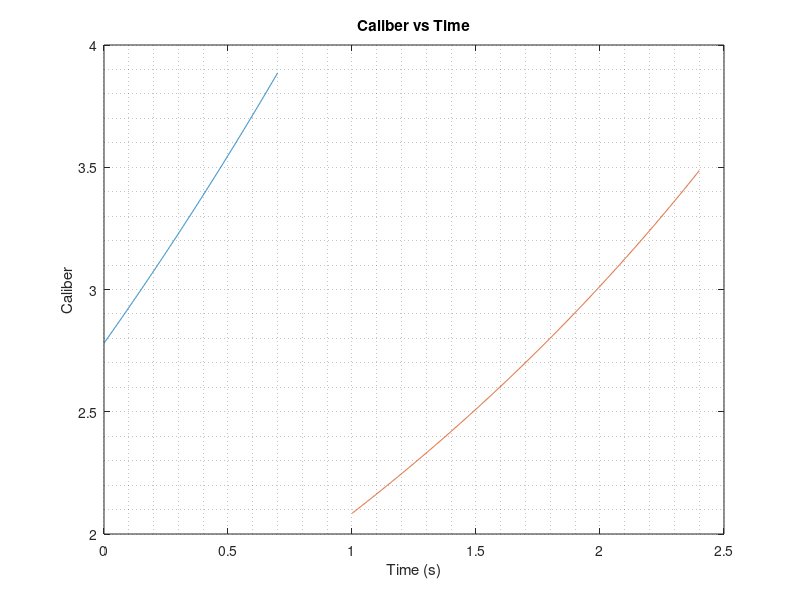

Write the MATLAB code that produced this figure.
% Calculated the CG, CP and plots the caliber of a 2 stage rocket

% Mass in kilograms (kg)
% Distance in meters (m)
% Time in seconds (s)


% Time Resolution
res = 1000;

% Booster and Sustainer Time Values
Tboost     = .7;   
Tsust      = 1.7;   

%% Lengths: In Meters (m)
% Main Components:
Lnosecone        = .500;  
Lshoulder        = .090;
Lebay            = .200;
Lsustbodytube    = .660; 
Lforwardfins     = .200;
Lstagingcoupler  = .200;
Lboosterbodytube = .600;
Laftfins         = .110;
Lboost           = .320;    
Lsust            = .320;

% Internal electronics (m)  
Lbattery       = 0.0265;      
Laltimeter     = 0.0996;
LSEDSaltimeter = 0.06985;
Lswitch        = 0.01;

% Internal pieces (m)
Ldrogueparachute  = 0.04;
Lmainparachute    = 0.06;  
Lboosterparachute = 0.05;

% Coupler BodyTube Pieces
LcouplerBodyTube = .02;  %(m)

% Motor Hang
motorhang = .03; 

%% Distances: Centroid Calculations from the Tip of Nosecone to the middle of the component


% Main Components: 
Dnosecone        = Lnosecone*.666;
Dshoulder        = Lnosecone + Lshoulder/2;
Debay            = Dshoulder + Lshoulder/2  + LcouplerBodyTube/2;
Dsustbodytube    = Debay + LcouplerBodyTube/2 + Lsustbodytube/2;
Dforwardfins     = Dsustbodytube + Lsustbodytube/2 - Lforwardfins/2;
Dstagingcoupler  = Dforwardfins + Lforwardfins/2 + LcouplerBodyTube/2;
Dsust            = Dstagingcoupler - LcouplerBodyTube/2 - Lsust/2 + motorhang;
Dboosterbodytube = Dstagingcoupler + LcouplerBodyTube/2 + Lboosterbodytube/2;
Daftfins         = Dstagingcoupler + LcouplerBodyTube/2 + Lboosterbodytube - Laftfins/2;
Dboost           = Dstagingcoupler + LcouplerBodyTube/2 + Lboosterbodytube - Lboost/2 + motorhang; 

% Internal Components: Marks the beginning of the Component
xbattery            = 0.14;    % From forward of E-Bay Bulk Plate
xaltimeter          = 0.03;    % From forward of E-Bay Bulk Plate
xswitch             = 0.02;    % From forward of E-Bay Bulk Plate
xSEDSaltimeter      = 0.22;    % From forward of Nosecone

xdrogueparachute    = 0.45;    % From forward of Nosecone
xmainparachute      = 0.12;    % From aft of E-Bay Bulk Plate
xboosterparachute   = 0.12;    % From aft of Coupler Bulk Plate

xcenteringring1     = 0.25;   % From aft of Sustainer Body Tube (-)
xcenteringring2     = 0.08;   % From aft of Sustainer Body Tube (-)
xcenteringring3     = 0.01;   % From aft of Booster Body Tube (-)
xcenteringring4     = 0.12;   % From aft of Booster Body Tube (-)

% Internal Electronics:
Dbattery       = Lnosecone + xbattery + Lbattery/2;       % Offset from E-Bay Forward Bulk Plate 
Daltimeter     = Lnosecone + xaltimeter + Laltimeter/2;   % Offset from E-Bay Forward Bulk Plate
Dswitch        = Lnosecone + xswitch + Lswitch/2;         % Offset from E-Bay Forward Bulk Plate
DSEDSaltimeter = xSEDSaltimeter + LSEDSaltimeter/2;       % Offset from Nose Cone Forward

% Recovery Components:

Ddrogueparachute    = xdrogueparachute + Ldrogueparachute/2;                                                                % Offset from Nosecone Forward
Dmainparachute      = Lnosecone + Lebay + xmainparachute + Lmainparachute/2;                                                % Offset from E-bay Aft
Dboosterparachute   = Dstagingcoupler + LcouplerBodyTube/2 + Lstagingcoupler/2 + xboosterparachute + Lboosterparachute/2;   % Offset from Staging Coupler Aft


% Engine Retainment:
Dcenteringring1      = Dsustbodytube + Lsustbodytube/2 - xcenteringring1;       % Offset from Sustainer Body Tube Aft
Dcenteringring2      = Dsustbodytube + Lsustbodytube/2 - xcenteringring2;       % Offset from Sustainer Body Tube Aft
Dcenteringring3      = Dboosterbodytube + Lsustbodytube/2 - xcenteringring3;    % Offset from Booster Body Tube Aft
Dcenteringring4      = Dboosterbodytube + Lsustbodytube/2 - xcenteringring4;    % Offset from Booster Body Tube Aft


%% Masses (kg)
% Mass of Components
Mnosecone        = .063;
Mshoulder        = .000;
Mebay            = .120;
Msustbodytube    = .169;
Mforwardfins     = .104;
Mstagingcoupler  = .045;    
Mboosterbodytube = .165;    
Maftfins         = .084;   
Mboostinit       = .294;    % Initial mass of booster
Msustinit        = .349;    % Initial mass of sustainer 
Mboostprop       = .132;    % Mass of total propellant
Msustprop        = .185;    % Mass of total propellant


% Internal electronics (kg)  
Mbattery       = 0.045;      
Maltimeter     = 0.002;
MSEDSaltimeter = 0.016;
Mswitch        = 0.000;

% Internal pieces (kg)
Mdrogueparachute    = 0;
Mmainparachute      = 0;
Mboosterparachute   = 0;   
Mcenteringring      = 0;

%% Create a vector of values of the Center of Gravity through the entire flight

% Create array CG that follows the whole 
% rocket from launch till booster seperation

tb      = linspace(0,Tboost,res);             % 1000 different times of flight from 0 to .7 seconds
Mboost  = Mboostinit-(Mboostprop/Tboost)*tb;  % Mass of the booster during flight
CGBoost = Mboost.*Dboost;                     % Center of Gravity of booster during flight

Mtot    = Mboost + Msustinit + Mnosecone + Mshoulder + Mebay + Msustbodytube + Mforwardfins + Mstagingcoupler + Mboosterbodytube...               % Total mass of sustainer and
    + Maftfins + Mbattery + Maltimeter + MSEDSaltimeter + Mswitch + Mdrogueparachute + Mboosterparachute + Mmainparachute + 4*Mcenteringring;     % booster through flight

CGboostsust      = (CGBoost + Dnosecone*Mnosecone + Dshoulder*Mshoulder + Debay*Mebay + Dsustbodytube*Msustbodytube + Dforwardfins*Mforwardfins...         % Center of gravity of entire rocket
        + Dstagingcoupler*Mstagingcoupler + Dsust*Msustinit + Dboosterbodytube*Mboosterbodytube + Daftfins*Maftfins + Mbattery*Dbattery...        % through flight before seperation
        + Maltimeter*Daltimeter + MSEDSaltimeter*DSEDSaltimeter + Mswitch*Dswitch + Mdrogueparachute*Ddrogueparachute + Mboosterparachute*Dboosterparachute...
        + Mmainparachute*Dmainparachute + Mcenteringring*Dcenteringring1 + Mcenteringring*Dcenteringring2 + Mcenteringring*Dcenteringring3 + Mcenteringring*Dcenteringring4)./Mtot;   

% Create vector CGsust that follows the sustainer after booster
% seperation until sustainer burnout when mass stops changing

ts      = linspace(0,Tsust,res);              % 1000 different times of flight from 0 to 1.4 seconds
Msust   = Msustinit - (Msustprop/Tsust)*ts;   % Mass of sustainer during flight
CGSust  = Msust.*Dsust;                       % Center of Gravity of sustainer during flight

Mtot2   = Msust + Mnosecone + Mshoulder + Mebay + Msustbodytube + Mforwardfins + Mbattery + Maltimeter...                                 % Total mass of sustainer through flight
        + MSEDSaltimeter + Mswitch + Mdrogueparachute + Mmainparachute + 2*Mcenteringring;                                                % after booster seperation
              
CG2     = (CGSust + Dnosecone*Mnosecone + Dshoulder*Mshoulder + Debay*Mebay + Dsustbodytube*Msustbodytube + Dforwardfins*Mforwardfins...  % Center of gravity of sustainer through flight
        + Maltimeter*Daltimeter + MSEDSaltimeter*DSEDSaltimeter + Mswitch*Dswitch + Mdrogueparachute*Ddrogueparachute...                  % after booster seperation
        + Mmainparachute*Dmainparachute + Mcenteringring*Dcenteringring1 + Mcenteringring*Dcenteringring2)./Mtot2;   

%% CP (m) Calculate Center of Pressure of the entire rocket and after booster seperation

% Fin parameters
Cr  = .1;                             % Length of root chord   
Ct  = .1;                             % Length of tip chord 
Ss   = .0563;                         % Length of semi-span 
Lf  = .114;                           % Length of mid-chord line
Xr  = .1;                             % Length of fin root lead to fin tip lead
Xb  = Dforwardfins - Lforwardfins/2;  % Length of nosecone tip to beginning of root chord

Rbodytube = .0474/2;     % Radius of Bodytube

cnn = 2;                 % Co-efficient for the type of nose cone - conical
xn  = .666 * Lnosecone;  % Location of the center of pressure for a conical nose cone
cnt = 0;                 % Cnt would change if rocket diameter changed
xt  = 0;                 % Not applicable
nf  = 3;                 % Number of Fins

% Fin Calculations
x1=1.0+(Rbodytube/(Ss+Rbodytube));                                          % The following variables allow cnf, a coefficent, to be calculated
x2=4.0*nf*(Ss*Ss/(Rbodytube*Rbodytube*4));
x3a=2.0*Lf;
x3b=Cr+Ct;
x3=x3a/x3b;
x4=1.0+sqrt(1.0+x3^2);
cnf=x1*x2/x4;                                                               % A coefficient needed to find center of pressure
xf = (1.0/6.0)*(Cr+Ct-(Cr*Ct/(Cr+Ct)))+(Xr/3.0)*((Cr+2.0*Ct)/(Cr+Ct))+Xb;   % cnf and xf are coefficeints that take the parameters of the fins. and factors in the 
                                                                            % distance from the tip of the nose cone to the root chord of the fin
% Calculation for CP (sustainer)
cnr=cnn+cnt+cnf;
cp = ((cnn*xn+cnt*xt+cnf*xf)/cnr);   % Center of Pressure equation for a rocket 
                                     
                                   

%% Booster & Sustainer

% Fin Parameters
Cr2   = .11;                             % Length of root chord   
Ct2   = .05;                             % Length of tip chord 
Ss2   = .053;                            % Length of semi-span 
Lf2   = .053;                            % Length of mid-chord line
Xr2   = .03;                             % Length of fin root lead to fin tip lead

Xb2  = Daftfins - Laftfins/2;            % Length of nosecone tip to beginning of aft fins root chord


% Equations for CP (full rocket)
x12=1.0+(Rbodytube/(Ss2+Rbodytube));             % The following variables allow cnf, a coefficent, to be calculated
x22=4.0*nf*(Ss2*Ss2/(Rbodytube*Rbodytube*4)); 
x3a2=2.0*Lf2;
x3b2=Cr2+Ct2;
x32=x3a2/x3b2;
x42=1.0+sqrt(1.0+x32*x32);

cnf2=x12*x22/x42;                                                                         % A coefficient needed to find center of pressure
xf2 = (1.0/6.0)*(Cr2+Ct2-(Cr2*Ct2/(Cr2+Ct2)))+(Xr2/3.0)*((Cr2+2.0*Ct2)/(Cr2+Ct2))+Xb2;    % cnf and xf are coefficeints that take the parameters of the fins. and factors in the 
                                                                                          % distance from the tip of the nose cone to the root chord of the fin

% Calculation for CP (sustainer)
cnr2=cnn+cnt+cnf+cnf2;
cp2 = ((cnn*xn+cnt*xt+cnf*xf+cnf2*xf2)/cnr2);   % Center of Pressure equation for a rocket 

%%
% Plotting Caliber
figure;
cal1 = (cp2-CGboostsust)/(2*Rbodytube);
plot(tb,cal1)
cal2 = (cp-CG2)/(2*Rbodytube);
hold on
coast = .3;                                            % Coast period between seperation
ts      = linspace(Tboost+coast,Tsust+Tboost,res);     % 1000 different times of flight from 0 to 1.4 seconds
plot(ts,cal2) % Plot caliber through the flight
xlabel('Time (s)')
ylabel('Caliber')
title('Caliber vs Time')
grid minor

